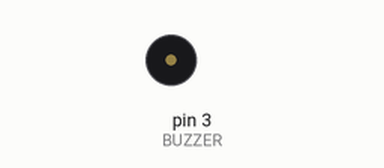
The sketch below on a simulated Arduino Uno, built with avr-gcc and run on an emulated ATmega328P. Shown: buzzer (waves = sounding).

Above: at 0.5 s.
Timing chart, 0 to 4.6 s (numbered marks = the images above):
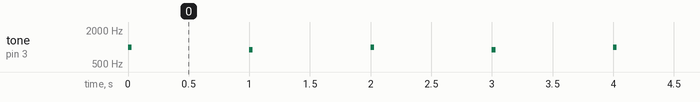

Measured:
- by itself, tone on pin 3 (BUZZER): repeats every 2.0 s: silent 0.97 s, 900 Hz 0.03 s, silent 0.97 s, 1000 Hz 0.03 s

The sketch:

metronome.ino
```cpp
// digital/PWM
#define BUZZER 3


#define DELAY 1000
#define BUZZ_DURATION 30
#define HIGH_TONE 1000
#define LOW_TONE 900

void setup()
{
  pinMode(BUZZER, OUTPUT);
}

void loop()
{
  tone(BUZZER, HIGH_TONE, BUZZ_DURATION);
  delay(DELAY);
  tone(BUZZER, LOW_TONE, BUZZ_DURATION);
  delay(DELAY);
}
```
